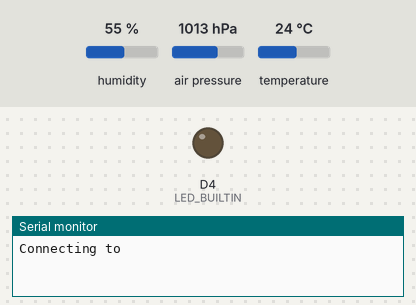
Bench run of a sketch on a simulated ESP8266 (NodeMCU). On the bench: output pins drawn as LEDs (lit = HIGH, except the on-board LED, lit = LOW), the last lines printed to the serial monitor. The inputs (shaded band) are chosen by the test bench; at power-on: humidity 55 %, air pressure 1013 hPa, temperature 24 °C. WiFi joins after 1.5 s; servers stay silent unless stated; uploads are accepted with an empty reply. At 1.7 s the program puts the board to deep sleep or switches it off; the recording ends there.

Above: at 0.1 s.
At 1.61 s:
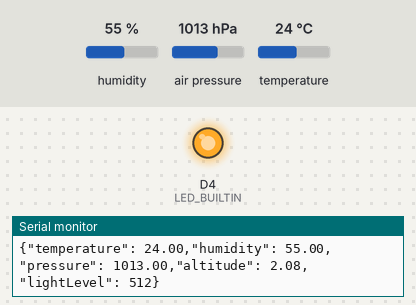
Timing chart, 0 to 1.7 s (numbered marks = the images above):
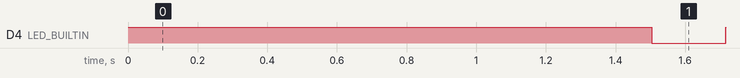

The sketch:

meteorology.ino
```cpp
#include "DHTesp.h"
#include <ESP8266WiFi.h>
#include <ESP8266mDNS.h>
#include <WiFiUdp.h>
#include <Adafruit_BME280.h>
#include <ESP8266HTTPClient.h>


const char* ssid = "";             //Set your wifi network name(ssid)
const char* password = "";  //Set your router password
const int LDRPin = 17;
#define SEALEVELPRESSURE_HPA (1013.25)
HTTPClient http;

Adafruit_BME280 bme;
String SERVER_URL = "http://192.168.1.141:6789/weather";
/** Initialize DHT sensor */
DHTesp dht;

void setup()
{
  // put your setup code here, to run once:
  Serial.begin(115200);
  pinMode(LED_BUILTIN, OUTPUT);
  pinMode(LDRPin, INPUT);
  // Connect D0 to RST to wake up
  pinMode(D0, WAKEUP_PULLUP);
  enableLed(false);
  connectToWifi();
  //setupOTA();
  bool status = bme.begin(0x76);
  if (!status) {
    Serial.println("Could not find a valid BME280 sensor, check wiring!");
    while (1);
  }
}

void loop()
{
  Serial.println();
  Serial.print("Free heap: ");
  Serial.print(ESP.getFreeHeap());
  int sleepSeconds = 900;
  enableLed(true);
  sendPost(SERVER_URL, createJSONFromSensors());
  enableLed(false);
  Serial.println();
  Serial.println("Going to sleep! I will wake up in ");
  Serial.print(sleepSeconds);
  Serial.print(" seconds");
  deepSleep(sleepSeconds);
}

void sendPost(String URL, String JSONBodyData){
  Serial.println();
  Serial.println("Sending data to server: ");
  Serial.print(URL);
  Serial.println();
  Serial.println(JSONBodyData);
  http.begin(URL);
  http.addHeader("Content-Type", "application/json");
  http.POST(JSONBodyData);
  //http.writeToStream(&Serial);
  http.end();
}

void connectToWifi()
{
  // Connect to WiFi network
  Serial.print("Connecting to ");
  Serial.println(ssid);

  WiFi.mode(WIFI_STA);
  WiFi.begin(ssid, password);

  while (WiFi.waitForConnectResult() != WL_CONNECTED) {
    Serial.println("Connection Failed! Rebooting...");
    delay(5000);
    ESP.restart();
  }

  // Print the IP address
  Serial.print("IP: ");
  Serial.print(WiFi.localIP());
}

void deepSleep(int seconds)
{
  ESP.deepSleep(seconds * 1000000);
}

String createJSONFromSensors(){
  String result = "{\"temperature\": ";
  result+=bme.readTemperature();
  result+=",\"humidity\": ";
  result+=bme.readHumidity();
  result+=",\"pressure\": ";
  result = result + (bme.readPressure() / 100.0F);
  result+=",\"altitude\": ";
  result+=bme.readAltitude(SEALEVELPRESSURE_HPA);
  result+=",\"lightLevel\": ";
  result+= analogRead(LDRPin);
  result+="}";
  return result;
}

void reconnect(){
  WiFi.persistent(false);
  WiFi.mode(WIFI_OFF);   // this is a temporary line, to be removed after SDK update to 1.5.4
  WiFi.mode(WIFI_STA);
  WiFi.begin(ssid, password);
}

void enableLed(boolean value){
  digitalWrite(LED_BUILTIN, !value);
}
```

Measured:
- by itself, D4 (LED_BUILTIN): HIGH → LOW at 1.5 s, → HIGH 0.21 s later
